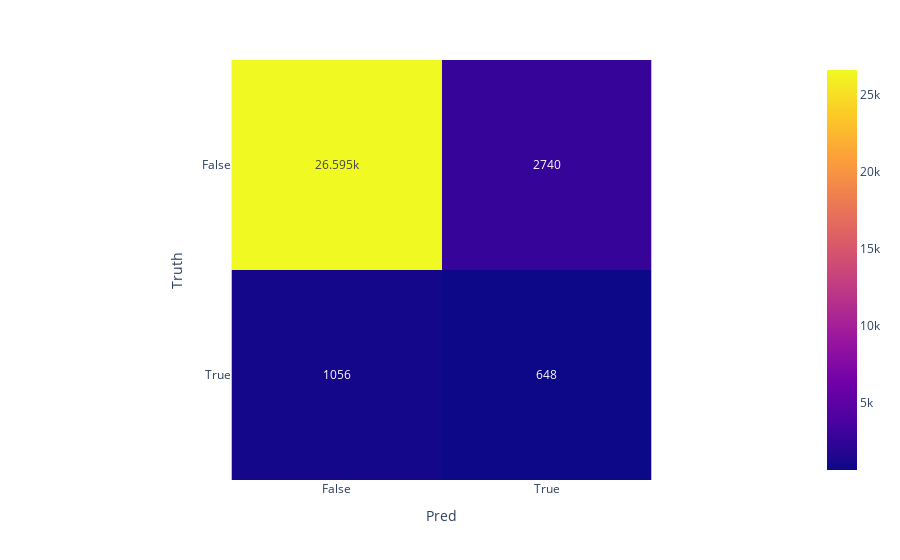

The code cell stored with this chart in its notebook:
### Code cell
import plotly.express as px

fig = px.imshow([[tn, fp], [fn, tp]], text_auto=True, labels=dict(y="Truth", x="Pred"),
                x=["False", "True"],
                y=["False", "True"]
               )
fig.show()

### Figure 1 — Plotly figure (JSON) as saved in the notebook; plotly's stock layout.template omitted (floating-point values rounded to 4 significant figures)
{"data": [{"coloraxis": "coloraxis", "hovertemplate": "Pred: %{x}<br>Truth: %{y}<br>color: %{z}<extra></extra>", "name": "0", "texttemplate": "%{z}", "type": "heatmap", "x": ["False", "True"], "xaxis": "x", "y": ["False", "True"], "yaxis": "y", "z": [[26595, 2740], [1056, 648]]}], "layout": {"coloraxis": {"colorscale": [[0, "#0d0887"], [0.1111, "#46039f"], [0.2222, "#7201a8"], [0.3333, "#9c179e"], [0.4444, "#bd3786"], [0.5556, "#d8576b"], [0.6667, "#ed7953"], [0.7778, "#fb9f3a"], [0.8889, "#fdca26"], [1, "#f0f921"]]}, "margin": {"t": 60}, "xaxis": {"anchor": "y", "constrain": "domain", "domain": [0, 1], "scaleanchor": "y", "title": {"text": "Pred"}}, "yaxis": {"anchor": "x", "autorange": "reversed", "constrain": "domain", "domain": [0, 1], "title": {"text": "Truth"}}}}
